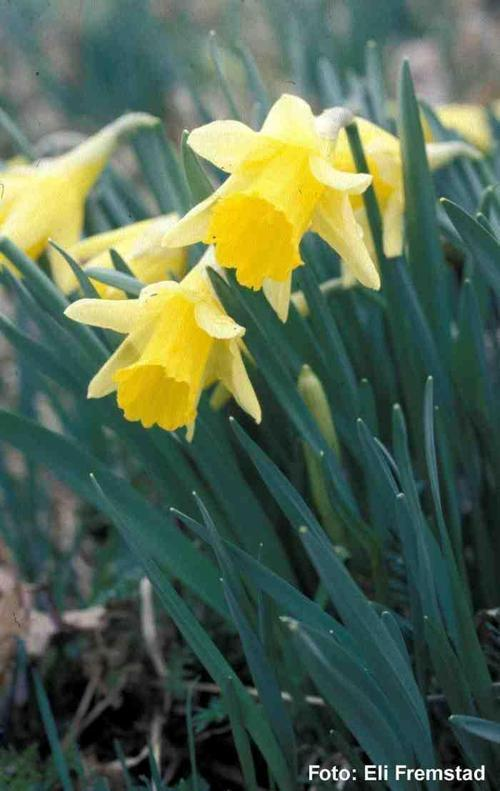
#> input picture assingments_vis/ass_1/in/image_0073.jpg, 500 x 791 px, given in place of trex.png, which was not available
$ jupyter execute --allow-errors vis_s_02.ipynb   (text cells are left out)
#> lines starting #> are read from the running program, lines starting #| are printed output that depends on the picture; after the words box and inside, x2 and y2 are one past the last pixel; in counts of white or black regions, pixels touching at a corner belong together; pictures that were not available may be replaced by others from this repository, and a replacement may not be noted
[cell 1]
#Defining functioons

#hello functioon
Jens = 1
def hello(name_string= "world"): ##definition syntax, woth default argument
    """
    This function takes a string and says hello to it.
    Default is world
    gives a message if input i not a string

    """
    #documentiation for the use of the function
    try:    #exception stuff cos it seems  useful, but haven´t used it much before
        print("hello " + name_string)
    except:
        print("You dummy dum dum, it has to be a string")
hello("Jens")
hello(Jens)
hello()

[cell 2]
def hello_2(name):
    print("hello " + name + " how old are you?")
    age = input()
    print("Wow you're " + str(age) + " years old")

hello_2("Jens")

[cell 3]
def vow_count(vowful_str):
#> called with vowful_str = 'alma'
    vows = ["a","á","e","é","i","í","o","ó","ö","ő","u","ú","ü","ű","æ","ø","å"]

    proc_str = vowful_str.lower()
    count = 0

    for i in proc_str:
        if i in vows:
            count = count + 1
        else:
            pass

    return(count)

vow_count("alma")

#> (a cell that did not finish here is left out)

[cell 5]
import os
import sys
sys.path.append("..")

#opencv
import cv2
#utility
from utils.imutils import jimshow as show

[cell 6]
fp = "/work/cds-vis-data/data/img/trex.png"
fp2 = os.path.join("..","..","..","cds-vis-data","data","img","trex.png")

[cell 7]
image = cv2.imread(fp2)
#> image is the input picture: shape (791, 500, 3); mean B, G, R 81.1, 104.3, 85.9

[cell 8]
type(image)
image.shape
show(image)
#> (this line was passed over: utils is not available in this run)

[cell 9]
## save output
of = "/work/lang_anal/CDS_lang/putput/new_Trecks.png"
cv2.imwrite(of, image)
#> Out = True

[cell 10]
### inspecting images

height = image.shape[0]
#> height = 791
width = image.shape[1]
#> width = 500

[cell 11]
height*width
#> Out = 395500

[cell 12]
##color intensity of RGB is BGR in opencv
image[0,0]
image[100,253,1]

blue, green, red = image[0][0]
#> blue = 131; green = 131; red = 101
blue
#> Out = 131

[cell 13]
#destructive!!! obs
image[0,0] = (0,0,255)
#> image: shape (791, 500, 3); under 0.01% of pixels changed, all inside (x1, y1, x2, y2) = (0, 0, 1, 1)

[cell 14]
image_snap = image[0:100,0:100]
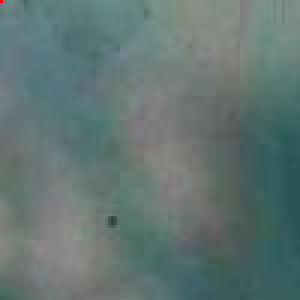
#> image_snap: shape (100, 100, 3) (shown 3 times larger); mean B, G, R 114.5, 117.3, 97.9


image_snap[0:100,0:100] = (0,0,255)
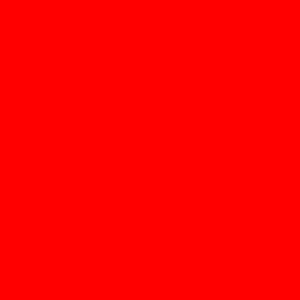
#> image_snap: shape (100, 100, 3) (shown 3 times larger); mean B, G, R 0, 0, 255
show(image_snap)
#> (this line was passed over: utils is not available in this run)

[cell 15]
#plotting channels
from utils.imutils import jimshow_channel as show_channel

[cell 16]
image_2 = cv2.imread("/work/cds-vis-data/data/img/terasse.jpeg")
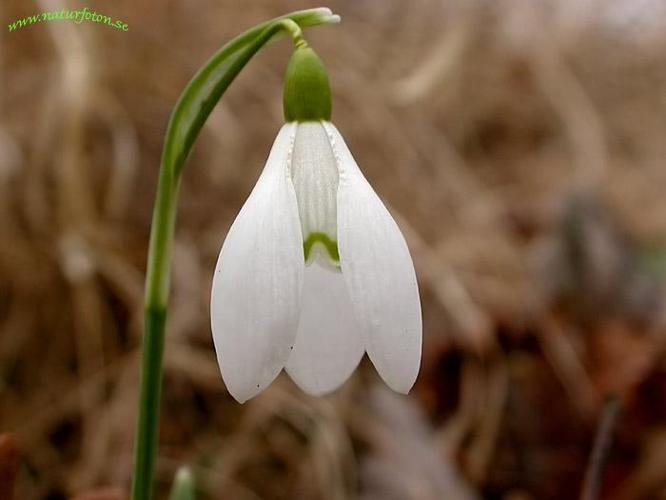
#> input picture assingments_vis/ass_1/in/image_0091.jpg, 666 x 500 px, given in place of terasse.jpeg, which was not available
#> image_2 is the input picture: shape (500, 666, 3); mean B, G, R 67, 91.2, 114.8
#esc + o

[cell 17]
#splitting into separate channels
B, G, R = cv2.split(image_2)
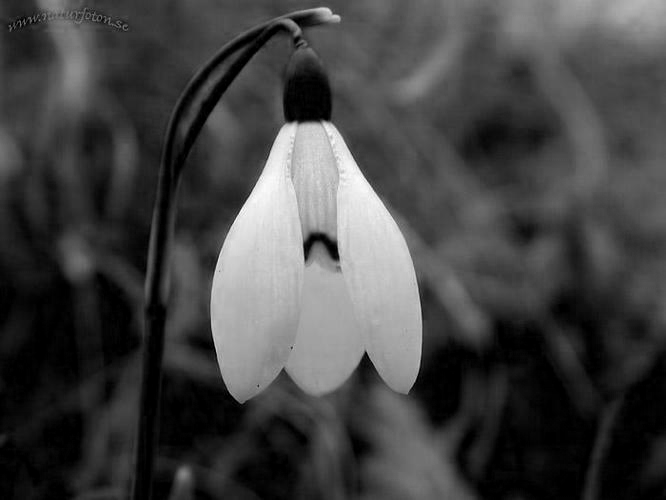
#> B: shape (500, 666); min 0, max 255, mean 67
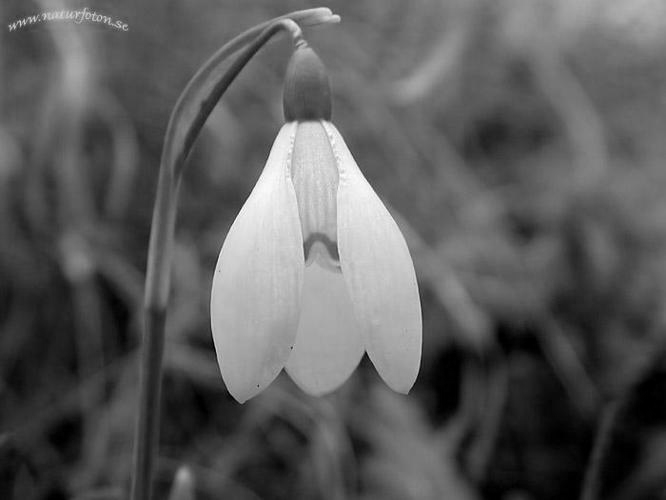
#> G: shape (500, 666); min 0, max 255, mean 91.2
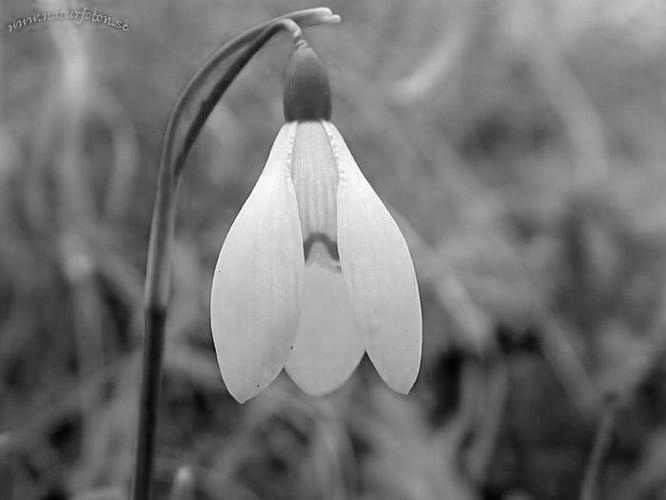
#> R: shape (500, 666); min 2, max 255, mean 114.8

[cell 18]
show_channel(R)
#> (this line was passed over: utils is not available in this run)

[cell 19]
#greyscale

greyed_image = cv2.cvtColor(image_2, cv2.COLOR_BGR2GRAY)

[cell 20]
show_channel(greyed_image)
#> (this line was passed over: utils is not available in this run)

[cell 21]
image.flatten().shape
#> Out = (1186500,)
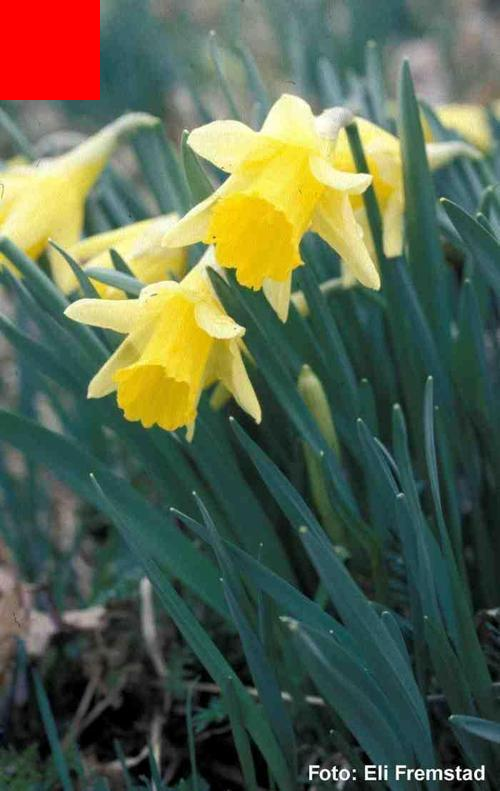
#> image: shape (791, 500, 3); mean B, G, R 78.2, 101.3, 89.9

[cell 22]
#plotting in matplotlib

import matplotlib.pyplot as plt

[cell 23]
#canvas
plt.figure()
#histogram
plt.hist(image_2.flatten(), 255, [0,256])
#title
plt.title("greyscael histogeam")
plt.xlabel("pixel value")
plt.ylabel("No. Pixels")
#show me it
plt.show()
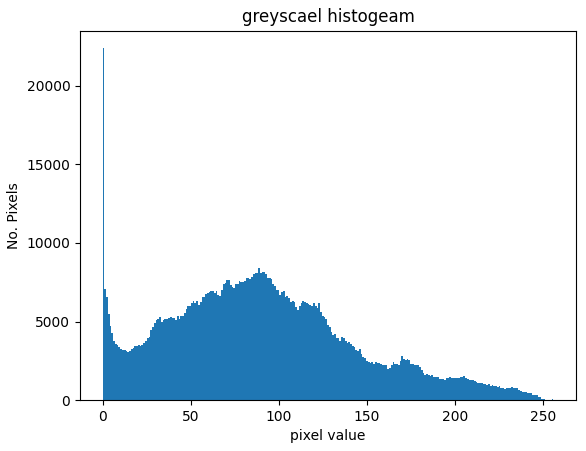
#> figure drawn by matplotlib, 1 panel; tallest bar 22390 high, from x = 0 to 1
